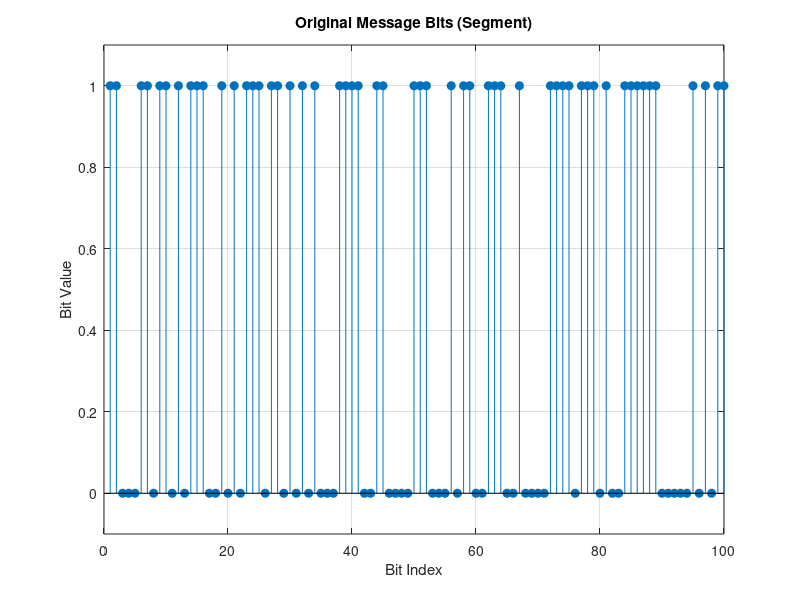
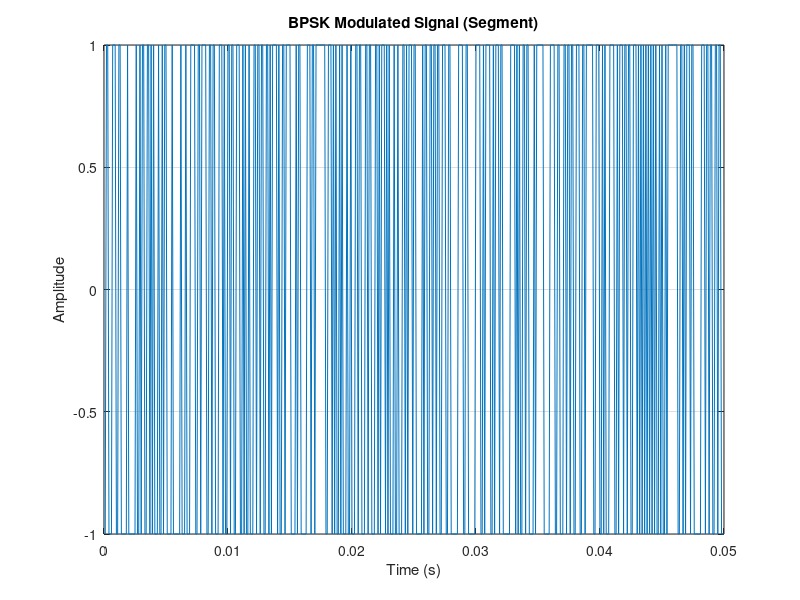
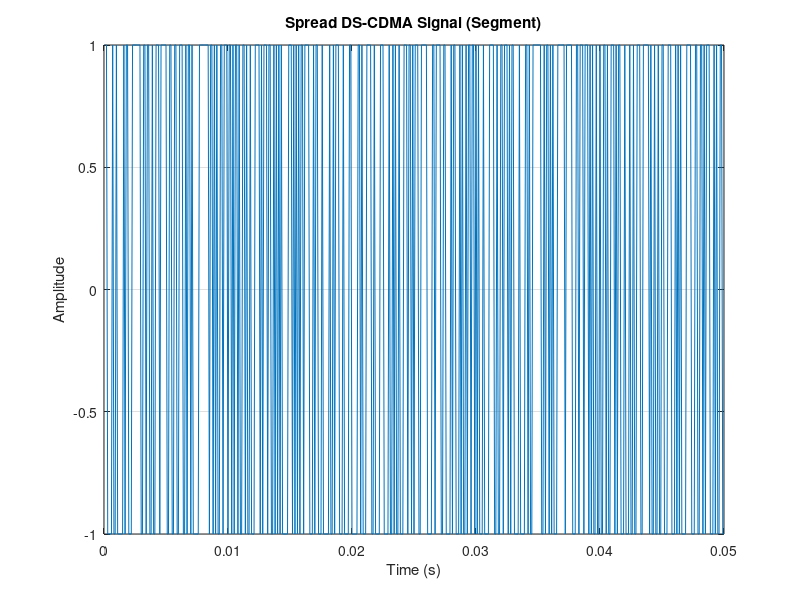

Source code (MATLAB) for these figures, in order: (Note: this script raises an error after producing the figures.)
% 1/2-Rated Convolutionally Encoded DS-CDMA System BER Simulation
% under AWGN and Rician fading channel

clear; close all; clc;

% Parameters
msgLen = 1000;             % Number of bits in message
fc = 5000;                 % Carrier frequency (Hz)
Eb = 0.5;                  % Energy per bit
bitrate = 1000;            % Bitrate (bits/sec)
tb = 1/bitrate;            % Bit duration (sec)
chiprate = 10000;          % Chip rate (chips/sec)
tc = 1/chiprate;           % Chip duration (sec)

% Generate random message bits
msg = randi([0 1],1,msgLen);

% --- Figure 1: Original Message bits (first 100 bits) ---
figure(1);
stem(msg(1:100), 'filled');
title('Original Message Bits (Segment)');
xlabel('Bit Index');
ylabel('Bit Value');
ylim([-0.1 1.1]);
grid on;

% Convolutional Encoder: rate 1/2, constraint length 3, generators [6 7] octal
trellis = poly2trellis(3,[6 7]);
coded = convenc(msg, trellis);

% Map 0->-1 and 1->1 (bipolar NRZ)
codedBipolar = 2*coded - 1;

% Length of coded sequence
N = length(codedBipolar);

% Time vector for chips
t = tc:tc:tc*N;

% BPSK Modulation
bpskMod = sqrt(2*Eb) * codedBipolar .* cos(2*pi*fc*t);

% --- Figure 2: BPSK Modulated Signal (segment) ---
figure(2);
plot(t(1:500), bpskMod(1:500));
title('BPSK Modulated Signal (Segment)');
xlabel('Time (s)');
ylabel('Amplitude');
grid on;

% PN Sequence Generation (length = number of chips)
seed = [1 -1 1 -1]; % Bipolar initial seed
pn = zeros(1,N);
state = seed;

for i=1:N
    pn(i) = state(end);
    newBit = -state(end)*state(end-1); % XOR in bipolar: product
    state = [newBit state(1:end-1)];
end

% Spread the BPSK modulated signal with PN sequence
spreadSig = bpskMod .* pn;

% --- Figure 3: Spread DS-CDMA Signal (segment) ---
figure(3);
plot(t(1:500), spreadSig(1:500));
title('Spread DS-CDMA Signal (Segment)');
xlabel('Time (s)');
ylabel('Amplitude');
grid on;

% Rician channel object using comm.RicianChannel
ricianChan = comm.RicianChannel(...
    'SampleRate', 1/tc, ...
    'PathDelays', 0, ...
    'KFactor', 15, ...
    'DirectPathDopplerShift', 0, ...
    'MaximumDopplerShift', 0, ...
    'DirectPathInitialPhase', 0);

% SNR range (dB)
snr_dB = 0:2:10;
ber = zeros(size(snr_dB));

% Traceback length for Viterbi decoder
% Correct way to get constraint length:
constraintLength = log2(trellis.numStates) + 1;
tblen = 5 * constraintLength;

for idx = 1:length(snr_dB)
    % Reset channel for each SNR to get independent fading realizations
    reset(ricianChan);
    
    % Pass signal through Rician channel
    fadedSig = ricianChan(spreadSig')';  % transpose for column vector, then back
    
    % Add AWGN noise
    rxSig = awgn(fadedSig, snr_dB(idx), 'measured');
    
    % Despread (multiply by PN sequence)
    despread = rxSig .* pn;
    
    % Demodulate BPSK by correlating with carrier
    carrier = sqrt(2*Eb) * cos(2*pi*fc*t);
    demod = despread .* carrier;
    
    % Sum demodulated chips over each bit interval
    chipsPerBit = chiprate / bitrate; % 10 chips per bit
    numBitsCoded = length(demod) / chipsPerBit;
    decisionVar = zeros(1, numBitsCoded);
    for k = 1:numBitsCoded
        decisionVar(k) = sum(demod((k-1)*chipsPerBit + 1 : k*chipsPerBit));
    end
    
    % Decide bits from sign of decision variable
    rxBits = decisionVar > 0;
    
    % Viterbi decoding (hard decision)
    decodedBits = vitdec(rxBits, trellis, tblen, 'cont', 'hard');
    
    % Remove delay from decoding
    delay = tblen;
    decodedBits = decodedBits(delay+1:end);
    msgTrimmed = msg(1:length(decodedBits));
    
    % Calculate Bit Error Rate (BER)
    [~, ber(idx)] = biterr(decodedBits, msgTrimmed);
end

% --- Figure 4: BER vs SNR ---
figure(4);
semilogy(snr_dB, ber, '-o', 'LineWidth', 2);
grid on;
xlabel('SNR (dB)');
ylabel('Bit Error Rate (BER)');
title('BER Performance of 1/2-rate Convolutionally Encoded DS-CDMA System');
legend('Rician Fading + AWGN');